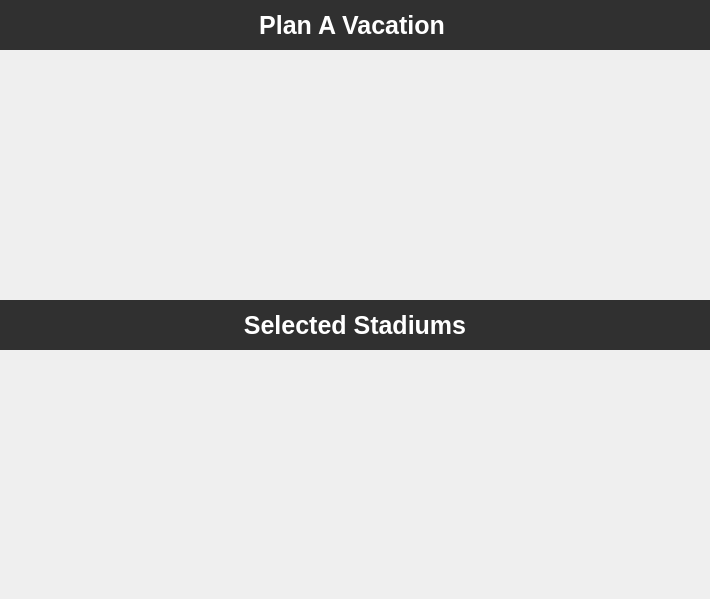
<?xml version="1.0" encoding="UTF-8"?>
<ui version="4.0">
 <class>PlanVacationView</class>
 <widget class="QWidget" name="PlanVacationView">
  <property name="geometry">
   <rect>
    <x>0</x>
    <y>0</y>
    <width>710</width>
    <height>599</height>
   </rect>
  </property>
  <property name="windowTitle">
   <string>Form</string>
  </property>
  <property name="styleSheet">
   <string notr="true">QWidget#restaurantNumber_label
 {
color:black;
font: italic;
}

QWidget#rightBar_3
{
background-color: #303030;
}

QWidget#planVacationHeader
{
background-color: #303030;
color:white;
font-size: 25px;
font: bold;
}

QWidget#plannerHeader {
background-color: #303030;
color:white;
font-size: 25px;
font: bold;
}

QWidget#background {
background-color: white;
border: 1px solid black;
}

QLabel#distanceLabel {
font-size: 24px;
font: bold;
color:black;
}

QLabel#distance {
font-size: 24px;
color:black;
}

QLabel#vacationTypeLabel {
font-size: 20px;
font: bold;
border: 1px solid black;
background: white;
border-radius: 5px;
color: black;
}

QPushButton#Enter {
font-size: 14px;
font: bold;
border: 1px solid black;
background-color: white;
border-radius: 5px;
color:black;
}

QComboBox#vacationType {
background-color:white;
color: black;
border: 1px solid black;
}</string>
  </property>
  <widget class="QStackedWidget" name="planVacationStack">
   <property name="geometry">
    <rect>
     <x>0</x>
     <y>0</y>
     <width>710</width>
     <height>600</height>
    </rect>
   </property>
   <property name="styleSheet">
    <string notr="true"/>
   </property>
   <property name="currentIndex">
    <number>1</number>
   </property>
   <widget class="QWidget" name="chooseType">
    <property name="styleSheet">
     <string notr="true"/>
    </property>
    <widget class="QPushButton" name="Enter">
     <property name="geometry">
      <rect>
       <x>300</x>
       <y>320</y>
       <width>110</width>
       <height>26</height>
      </rect>
     </property>
     <property name="styleSheet">
      <string notr="true"/>
     </property>
     <property name="text">
      <string>Enter</string>
     </property>
    </widget>
    <widget class="QComboBox" name="vacationType">
     <property name="geometry">
      <rect>
       <x>145</x>
       <y>260</y>
       <width>420</width>
       <height>40</height>
      </rect>
     </property>
     <property name="palette">
      <palette>
       <active>
        <colorrole role="WindowText">
         <brush brushstyle="SolidPattern">
          <color alpha="255">
           <red>0</red>
           <green>0</green>
           <blue>0</blue>
          </color>
         </brush>
        </colorrole>
        <colorrole role="Button">
         <brush brushstyle="SolidPattern">
          <color alpha="255">
           <red>255</red>
           <green>255</green>
           <blue>255</blue>
          </color>
         </brush>
        </colorrole>
        <colorrole role="Text">
         <brush brushstyle="SolidPattern">
          <color alpha="255">
           <red>0</red>
           <green>0</green>
           <blue>0</blue>
          </color>
         </brush>
        </colorrole>
        <colorrole role="ButtonText">
         <brush brushstyle="SolidPattern">
          <color alpha="255">
           <red>0</red>
           <green>0</green>
           <blue>0</blue>
          </color>
         </brush>
        </colorrole>
        <colorrole role="Base">
         <brush brushstyle="SolidPattern">
          <color alpha="255">
           <red>255</red>
           <green>255</green>
           <blue>255</blue>
          </color>
         </brush>
        </colorrole>
        <colorrole role="Window">
         <brush brushstyle="SolidPattern">
          <color alpha="255">
           <red>255</red>
           <green>255</green>
           <blue>255</blue>
          </color>
         </brush>
        </colorrole>
        <colorrole role="PlaceholderText">
         <brush brushstyle="NoBrush">
          <color alpha="128">
           <red>0</red>
           <green>0</green>
           <blue>0</blue>
          </color>
         </brush>
        </colorrole>
       </active>
       <inactive>
        <colorrole role="WindowText">
         <brush brushstyle="SolidPattern">
          <color alpha="255">
           <red>0</red>
           <green>0</green>
           <blue>0</blue>
          </color>
         </brush>
        </colorrole>
        <colorrole role="Button">
         <brush brushstyle="SolidPattern">
          <color alpha="255">
           <red>255</red>
           <green>255</green>
           <blue>255</blue>
          </color>
         </brush>
        </colorrole>
        <colorrole role="Text">
         <brush brushstyle="SolidPattern">
          <color alpha="255">
           <red>0</red>
           <green>0</green>
           <blue>0</blue>
          </color>
         </brush>
        </colorrole>
        <colorrole role="ButtonText">
         <brush brushstyle="SolidPattern">
          <color alpha="255">
           <red>0</red>
           <green>0</green>
           <blue>0</blue>
          </color>
         </brush>
        </colorrole>
        <colorrole role="Base">
         <brush brushstyle="SolidPattern">
          <color alpha="255">
           <red>255</red>
           <green>255</green>
           <blue>255</blue>
          </color>
         </brush>
        </colorrole>
        <colorrole role="Window">
         <brush brushstyle="SolidPattern">
          <color alpha="255">
           <red>255</red>
           <green>255</green>
           <blue>255</blue>
          </color>
         </brush>
        </colorrole>
        <colorrole role="PlaceholderText">
         <brush brushstyle="NoBrush">
          <color alpha="128">
           <red>0</red>
           <green>0</green>
           <blue>0</blue>
          </color>
         </brush>
        </colorrole>
       </inactive>
       <disabled>
        <colorrole role="WindowText">
         <brush brushstyle="SolidPattern">
          <color alpha="255">
           <red>0</red>
           <green>0</green>
           <blue>0</blue>
          </color>
         </brush>
        </colorrole>
        <colorrole role="Button">
         <brush brushstyle="SolidPattern">
          <color alpha="255">
           <red>255</red>
           <green>255</green>
           <blue>255</blue>
          </color>
         </brush>
        </colorrole>
        <colorrole role="Text">
         <brush brushstyle="SolidPattern">
          <color alpha="255">
           <red>0</red>
           <green>0</green>
           <blue>0</blue>
          </color>
         </brush>
        </colorrole>
        <colorrole role="ButtonText">
         <brush brushstyle="SolidPattern">
          <color alpha="255">
           <red>0</red>
           <green>0</green>
           <blue>0</blue>
          </color>
         </brush>
        </colorrole>
        <colorrole role="Base">
         <brush brushstyle="SolidPattern">
          <color alpha="255">
           <red>255</red>
           <green>255</green>
           <blue>255</blue>
          </color>
         </brush>
        </colorrole>
        <colorrole role="Window">
         <brush brushstyle="SolidPattern">
          <color alpha="255">
           <red>255</red>
           <green>255</green>
           <blue>255</blue>
          </color>
         </brush>
        </colorrole>
        <colorrole role="PlaceholderText">
         <brush brushstyle="NoBrush">
          <color alpha="128">
           <red>0</red>
           <green>0</green>
           <blue>0</blue>
          </color>
         </brush>
        </colorrole>
       </disabled>
      </palette>
     </property>
     <property name="styleSheet">
      <string notr="true"/>
     </property>
    </widget>
    <widget class="QLabel" name="vacationTypeLabel">
     <property name="geometry">
      <rect>
       <x>145</x>
       <y>180</y>
       <width>420</width>
       <height>60</height>
      </rect>
     </property>
     <property name="text">
      <string>Choose your vacation type below</string>
     </property>
     <property name="alignment">
      <set>Qt::AlignCenter</set>
     </property>
    </widget>
   </widget>
   <widget class="QWidget" name="planVacation">
    <widget class="QLabel" name="planVacationHeader">
     <property name="geometry">
      <rect>
       <x>0</x>
       <y>0</y>
       <width>711</width>
       <height>50</height>
      </rect>
     </property>
     <property name="font">
      <font>
       <pointsize>-1</pointsize>
       <weight>75</weight>
       <italic>false</italic>
       <bold>true</bold>
      </font>
     </property>
     <property name="styleSheet">
      <string notr="true"/>
     </property>
     <property name="text">
      <string>Plan A Vacation </string>
     </property>
     <property name="scaledContents">
      <bool>false</bool>
     </property>
     <property name="alignment">
      <set>Qt::AlignCenter</set>
     </property>
    </widget>
    <widget class="QWidget" name="stadiumListWidget" native="true">
     <property name="geometry">
      <rect>
       <x>0</x>
       <y>50</y>
       <width>710</width>
       <height>250</height>
      </rect>
     </property>
     <property name="styleSheet">
      <string notr="true">QTreeWidget
{
	color: white;
	background-color: #303030;
}</string>
     </property>
    </widget>
    <widget class="QWidget" name="stadiumListPlannerWidget" native="true">
     <property name="geometry">
      <rect>
       <x>0</x>
       <y>350</y>
       <width>710</width>
       <height>250</height>
      </rect>
     </property>
     <property name="styleSheet">
      <string notr="true">QTreeWidget
{
	color: white;
	background-color: #303030;
}</string>
     </property>
    </widget>
    <widget class="QLabel" name="plannerHeader">
     <property name="geometry">
      <rect>
       <x>0</x>
       <y>300</y>
       <width>710</width>
       <height>50</height>
      </rect>
     </property>
     <property name="font">
      <font>
       <pointsize>-1</pointsize>
       <weight>75</weight>
       <italic>false</italic>
       <bold>true</bold>
      </font>
     </property>
     <property name="styleSheet">
      <string notr="true"/>
     </property>
     <property name="text">
      <string>Selected Stadiums</string>
     </property>
     <property name="scaledContents">
      <bool>false</bool>
     </property>
     <property name="alignment">
      <set>Qt::AlignCenter</set>
     </property>
    </widget>
   </widget>
   <widget class="QWidget" name="tripMap"/>
   <widget class="QWidget" name="activeVacation"/>
   <widget class="QWidget" name="vacationReceipt"/>
   <widget class="QWidget" name="vacationDistance">
    <widget class="QWidget" name="rightBar_3" native="true">
     <property name="geometry">
      <rect>
       <x>620</x>
       <y>0</y>
       <width>90</width>
       <height>600</height>
      </rect>
     </property>
     <property name="sizePolicy">
      <sizepolicy hsizetype="Fixed" vsizetype="Fixed">
       <horstretch>0</horstretch>
       <verstretch>0</verstretch>
      </sizepolicy>
     </property>
    </widget>
    <widget class="QWidget" name="background" native="true">
     <property name="geometry">
      <rect>
       <x>49</x>
       <y>140</y>
       <width>521</width>
       <height>161</height>
      </rect>
     </property>
     <widget class="QLabel" name="distance">
      <property name="geometry">
       <rect>
        <x>270</x>
        <y>40</y>
        <width>220</width>
        <height>80</height>
       </rect>
      </property>
      <property name="styleSheet">
       <string notr="true"/>
      </property>
      <property name="text">
       <string>miles</string>
      </property>
     </widget>
     <widget class="QLabel" name="distanceLabel">
      <property name="geometry">
       <rect>
        <x>30</x>
        <y>40</y>
        <width>220</width>
        <height>80</height>
       </rect>
      </property>
      <property name="styleSheet">
       <string notr="true"/>
      </property>
      <property name="text">
       <string>Total Distance:</string>
      </property>
      <property name="alignment">
       <set>Qt::AlignRight|Qt::AlignTrailing|Qt::AlignVCenter</set>
      </property>
     </widget>
    </widget>
    <widget class="QPushButton" name="ContinueToNext">
     <property name="geometry">
      <rect>
       <x>250</x>
       <y>410</y>
       <width>115</width>
       <height>26</height>
      </rect>
     </property>
     <property name="styleSheet">
      <string notr="true">color:black;
background:#D5D5D5;
border-radius:5px;</string>
     </property>
     <property name="text">
      <string>Continue</string>
     </property>
    </widget>
   </widget>
  </widget>
 </widget>
 <resources/>
 <connections/>
</ui>
